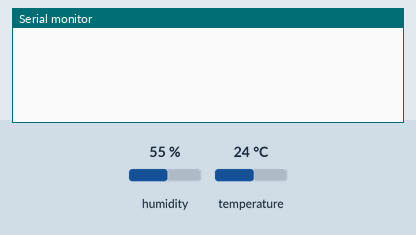
Recording of a sketch running on a simulated ESP8266 (NodeMCU). Parts: the last lines printed to the serial monitor. Inputs (shaded band) come from the test bench; at power-on: humidity 55 %, temperature 24 °C. WiFi joins after 1.5 s; servers stay silent unless stated.

Above: at 3.0 s.
3.1 s: humidity set to 22 %
At 4.2 s:
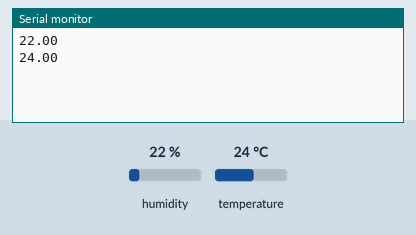
5.3 s: temperature set to 12 °C
At 6.6 s:
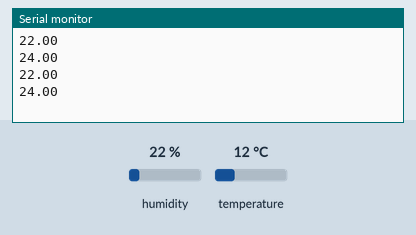
6.8 s: humidity set to 40 %
At 8.4 s:
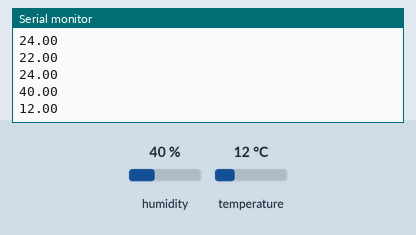
Timing chart, 0 to 9.9 s (numbered marks = the images above; inputs shaded):
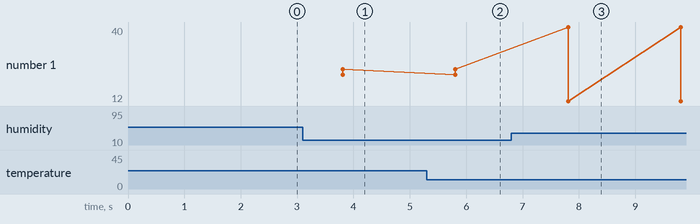

The sketch:

blynk_DHT.ino
```cpp
// (licence header left out)
#define BLYNK_PRINT Serial    // Comment this out to disable prints and save space
#include <SPI.h>
#include <ESP8266WiFi.h>
#include <BlynkSimpleEsp8266.h>
#include <SimpleTimer.h>
#include <DHT.h>

// You should get Auth Token in the Blynk App.
// Go to the Project Settings (nut icon).
char auth[] = "XXXXXXX";

// Your WiFi credentials.
// Set password to "" for open networks.
char ssid[] = "XXXXXX";
char pass[] = "XXXXXXX";


#define DHTPIN D2          // What digital pin we're connected to
#define DHTTYPE DHT22   // DHT 22, AM2302, AM2321

DHT dht(DHTPIN, DHTTYPE);
SimpleTimer timer;


// This function sends Arduino's up time every second to Virtual Pin (5).
// In the app, Widget's reading frequency should be set to PUSH. This means
// that you define how often to send data to Blynk App.
void sendSensor()
{
  float h = dht.readHumidity();
  float t = dht.readTemperature(); // or dht.readTemperature(true) for Fahrenheit
  if (isnan(h) || isnan(t)) {
    Serial.println("Failed to read from DHT sensor!");
    return;
  }


  // You can send any value at any time.
  // Please don't send more that 10 values per second.
  Blynk.virtualWrite(V5, h);
  Blynk.virtualWrite(V6, t);
  Serial.println(h);
  Serial.println(t);


}

void setup()
{
  Serial.begin(9600); // See the connection status in Serial Monitor
  Blynk.begin(auth, ssid, pass);

  dht.begin();
  // Setup a function to be called every second
  timer.setInterval(2000L, sendSensor);

}


void loop()
{
  Blynk.run(); // Initiates Blynk
  timer.run(); // Initiates SimpleTimer
}
```

Measured:
- after the input at 3.1 s, the serial monitor: prints a new line after 0.71 s (image 1)
- after the input at 6.8 s, the serial monitor: prints a new line after 1.0 s (image 3)
